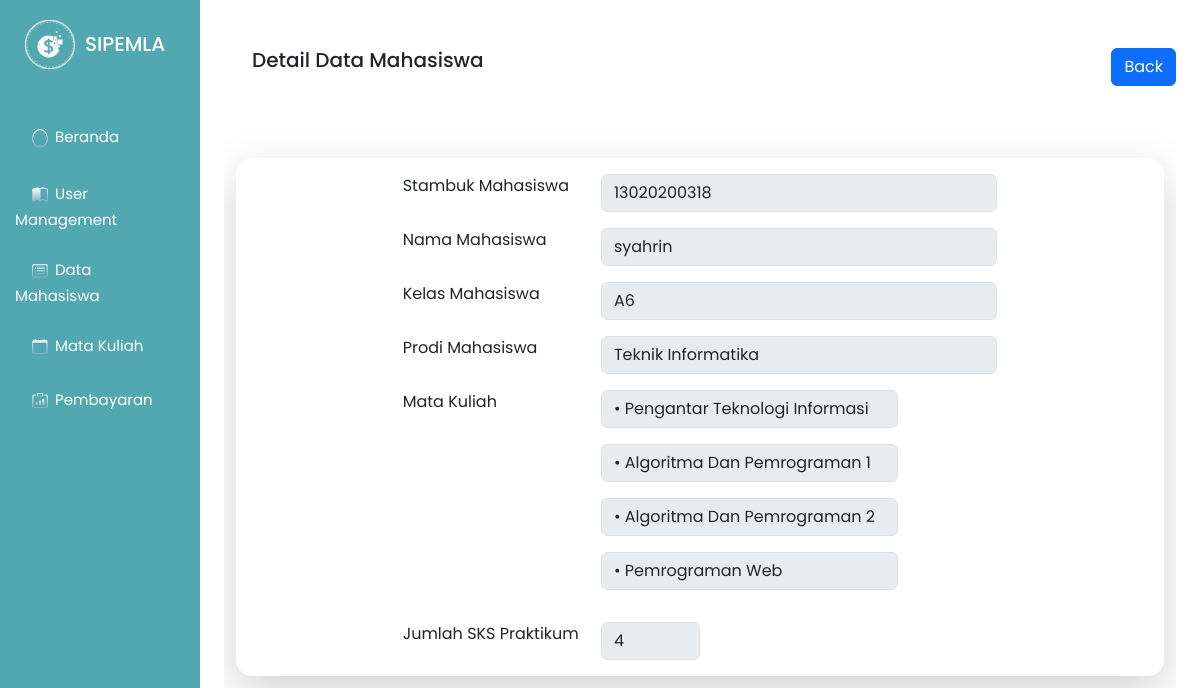
The page /SIPEMLA/Datamahasiswa/detail/13020200318 (signed in) on the database its author committed.
### tables this page shows
CREATE TABLE `mahasiswa` (
  `stambuk` varchar(15) NOT NULL,
  `nama` varchar(80) NOT NULL,
  `prodi` enum('Teknik Informatika','Sistem Informasi') NOT NULL,
  `idkelas` int(11) NOT NULL
);

CREATE TABLE `kelas` (
  `idkelas` int(11) NOT NULL,
  `namekelas` varchar(11) NOT NULL
);

CREATE TABLE `matkul_select` (
  `id` int(11) NOT NULL,
  `stambuk` varchar(15) NOT NULL,
  `kodematakuliah` varchar(25) NOT NULL
);

CREATE TABLE `matakuliah` (
  `kodematakuliah` varchar(25) NOT NULL,
  `namamatakuliah` varchar(40) NOT NULL,
  `sks` int(11) NOT NULL
);

### SIPEMLA/app/core/Controller.php (called while the page is built, shortened)
<?php
class Controller
{
    public function view($view, $data = [])
    {
        require_once 'app/views/' . $view . '.php';
    }
    public function model($model)
    {
        return new $model;
    }
}

### SIPEMLA/app/controllers/Datamahasiswa.php (called while the page is built, shortened)
<?php
class Datamahasiswa extends Controller {
    public function detail($id)
    {
        $data['title'] = 'Detail Data Mahasiswa';
        $data['mahasiswa'] = $this->model('Mahasiswa_model')->tampilById($id);
        $data['matkul_select'] = $this->model('Select_matkul_model')->tampilById($id);
        $this->view('Datamahasiswa/detail', $data);
    }
}

### SIPEMLA/app/core/App.php (called while the page is built, shortened)
<?php
class App {
    protected $controller = 'Home';
    protected $method = 'index';
    protected $params = [];
    public function __construct() {
        $url = $this->parseURL();
        if(empty($url[0])){
            if(file_exists('home.php')) {
                $this->controller = $url[0];
                unset($url[0]);
            }
            require_once 'app/controllers/' . $this->controller . '.php';
            $this->controller = new $this->controller;
        }else{
            if(file_exists('app/controllers/' . $url[0] . '.php')) {
                $this->controller = $url[0];
                unset($url[0]);
            }
            $this->controller = new $this->controller;
            if(isset($url[1])) {
                if(method_exists($this->controller, $url[1])) {
                    $this->method = $url[1];
                    unset($url[1]);
                }
            }
        }
        if(!empty($url)){
            $this->params = array_values($url);
        }
        call_user_func_array([$this->controller, $this->method], $this->params);
    }
    public function parseURL(){
        if(isset($_GET['url'])) {
            $url = rtrim($_GET['url'], '/');
            $url = filter_var($url, FILTER_SANITIZE_URL);
            $url = explode('/', $url);
            return $url;
        }
    }
}

### SIPEMLA/index.php (called while the page is built, shortened)
<?php
$app = new App;

### SIPEMLA/app/core/Database.php (called while the page is built, shortened)
<?php
class Database {
    private $host       = DB_HOST;
    private $user       = DB_USER;
    private $pass       = DB_PASS;
    private $db_name    = DB_NAME;
    private $dbh;
    private $stmt;
    public function __construct(){
        $dsn = 'mysql:host=' .$this->host. ';dbname='.$this->db_name;
        $option = [
            PDO::ATTR_PERSISTENT => true,
            PDO::ATTR_ERRMODE =>PDO::ERRMODE_EXCEPTION
        ];
        try {
            $this->dbh = new PDO($dsn, $this->user, $this->pass, $option);
        } catch(PDOExeption $e) {
            die($e->getMessage());
        }
    }
    public function query($query){
        $this->stmt = $this->dbh->prepare($query);
    }
    public function bind($param, $value, $type = null) {
        if(is_null($type)) {
            switch (true) {
                default :
                    $type = PDO::PARAM_STR;
            }
        }
        $this->stmt->bindValue($param, $value, $type);
    }
    public function execute()
    {
        $this->stmt->execute();
    }
    public function resultSet()
    {
        $this->execute();
        return $this->stmt->fetchAll(PDO::FETCH_ASSOC);
    }
    public function single()
    {
        $this->execute();
        return $this->stmt->fetch(PDO::FETCH_ASSOC);
    }
}

### SIPEMLA/app/models/Mahasiswa_model.php (called while the page is built, shortened)
<?php
class Mahasiswa_model
{
    private $db;
    public function __construct()
    {
        $this->db = new Database;
    }
    public function tampilById($id)
    {
        $this->db->query("SELECT stambuk, nama, prodi, kelas.idkelas, kelas.namekelas FROM mahasiswa JOIN kelas ON mahasiswa.idkelas = kelas.idkelas WHERE stambuk = :stambuk;");
        $this->db->bind('stambuk', $id);
        return $this->db->single();
    }
}

### SIPEMLA/app/models/Select_matkul_model.php (called while the page is built, shortened)
<?php
class Select_matkul_model
{
    private $db;
    public function __construct()
    {
        $this->db = new Database;
    }
    public function tampilById($id)
    {
        $this->db->query("SELECT matkul_select.id, matkul_select.stambuk, matkul_select.kodematakuliah, matakuliah.namamatakuliah, matakuliah.sks FROM matkul_select LEFT JOIN matakuliah ON matkul_select.kodematakuliah = matakuliah.kodematakuliah WHERE matkul_select.stambuk = :stambuk;");
        $this->db->bind('stambuk', $id);
        return $this->db->resultSet();
    }
}

### SIPEMLA/app/views/Datamahasiswa/detail.php (the view)
<link rel="stylesheet" href="<?= BASEURL ?>/assets/css/datamahasiswa.css">
<div class="container-usermanagement1">
    <div class=" row mt-5 ms-3 mb-5 ">
        <div class="col-12 d-flex justify-content-between">
            <h5>Detail Data Mahasiswa</h5>
            <a href="<?= BASEURL; ?>/Datamahasiswa" type="button" class="btn btn-primary" role="button">Back</a>
        </div>
    </div>
    <div class="overflow-y-auto" style="max-height: 75vh;">
        <div class="container p-4">
            <div class="row rounded-4 shadow-lg">
                <div class="col-12 col-md-8 mt-3 mx-auto" >
                    <fieldset disabled>
                        <div class="mb-3 d-flex">
                            <label for="disabledTextInput" class="form-label col-4">Stambuk Mahasiswa</label>
                            <input type="text" id="disabledTextInput" class="form-control" value="<?= $data['mahasiswa']['stambuk']; ?>">
                        </div>
                        <div class="mb-3 d-flex">
                            <label for="disabledTextInput" class="form-label col-4">Nama Mahasiswa</label>
                            <input type="text" id="disabledTextInput" class="form-control" value="<?= $data['mahasiswa']['nama']; ?>">
                        </div>
                        <div class="mb-3 d-flex">
                            <label for="disabledTextInput" class="form-label col-4">Kelas Mahasiswa</label>
                            <input type="text" id="disabledTextInput" class="form-control" value="<?= $data['mahasiswa']['namekelas']; ?>">
                        </div>
                        <div class="mb-3 d-flex">
                            <label for="disabledTextInput" class="form-label col-4">Prodi Mahasiswa</label>
                            <input type="text" id="disabledTextInput" class="form-control" value="<?= $data['mahasiswa']['prodi']; ?>">
                        </div>
                        <div class="mb-3 d-flex">
                            <label for="disabledTextInput" class="form-label col-4">Mata Kuliah</label>
                            <div class="col-6">
                                <?php
                                $sks = 0;
                                foreach ($data['matkul_select'] as $matkul) :
                                    $sks++;
                                ?>
                                    <input type="text" id="disabledTextInput" class="form-control mb-3" value="• <?= $matkul['namamatakuliah']; ?>">
                                <?php endforeach; ?>
                            </div>
                        </div>
                        <div class="mb-3 d-flex">
                            <label for="disabledTextInput" class="form-label col-4">Jumlah SKS Praktikum</label>
                            <div class="col-2">
                                <input type="text" id="disabledTextInput" class="form-control" value="<?= $sks; ?>">
                            </div>
                        </div>
                    </fieldset>
                </div>
            </div>
        </div>
    </div>
</div>

### rows shown on the page
mahasiswa: stambuk "13020200318", nama "syahrin", idkelas.namekelas "A6", prodi "Teknik Informatika"
matkul_select: kodematakuliah.namamatakuliah "• Pengantar Teknologi Informasi"
matkul_select: kodematakuliah.namamatakuliah "• Algoritma Dan Pemrograman 1"
matkul_select: kodematakuliah.namamatakuliah "• Algoritma Dan Pemrograman 2"
matkul_select: kodematakuliah.namamatakuliah "• Pemrograman Web"
